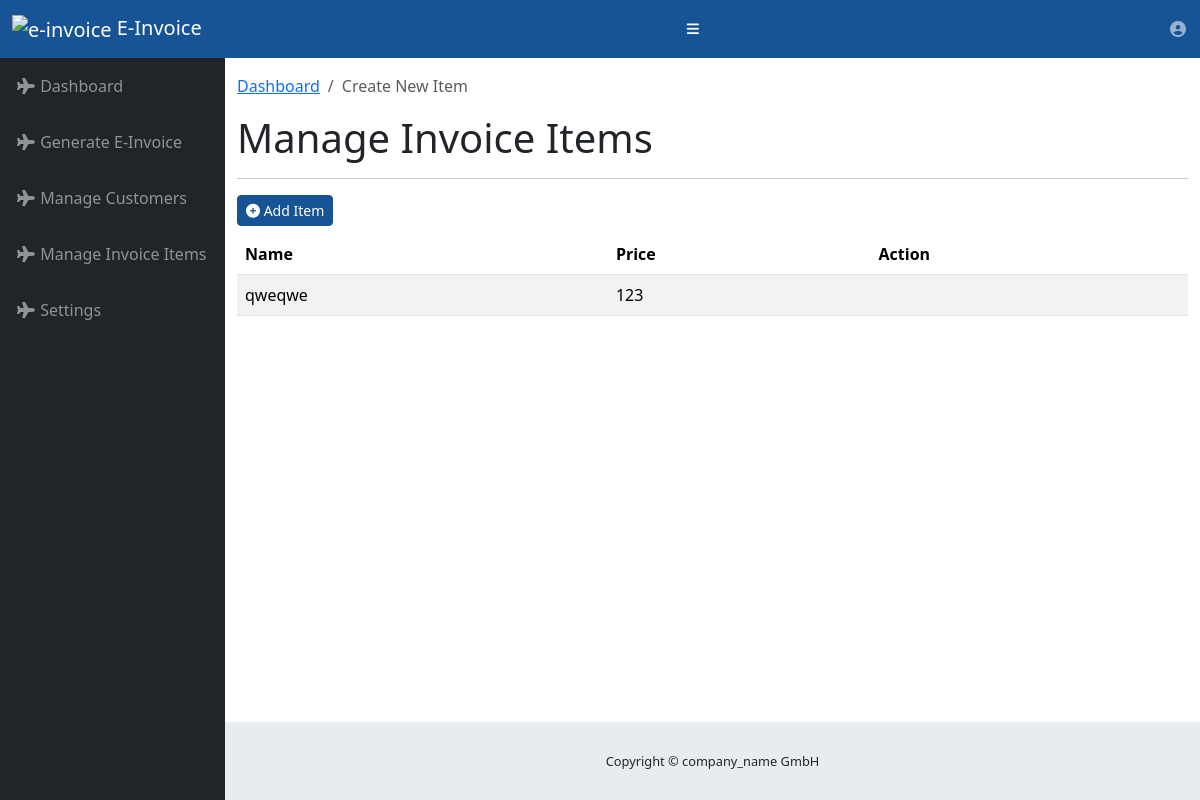
/manage_invoice_items (signed in), run on an earlier commit of the app's database.
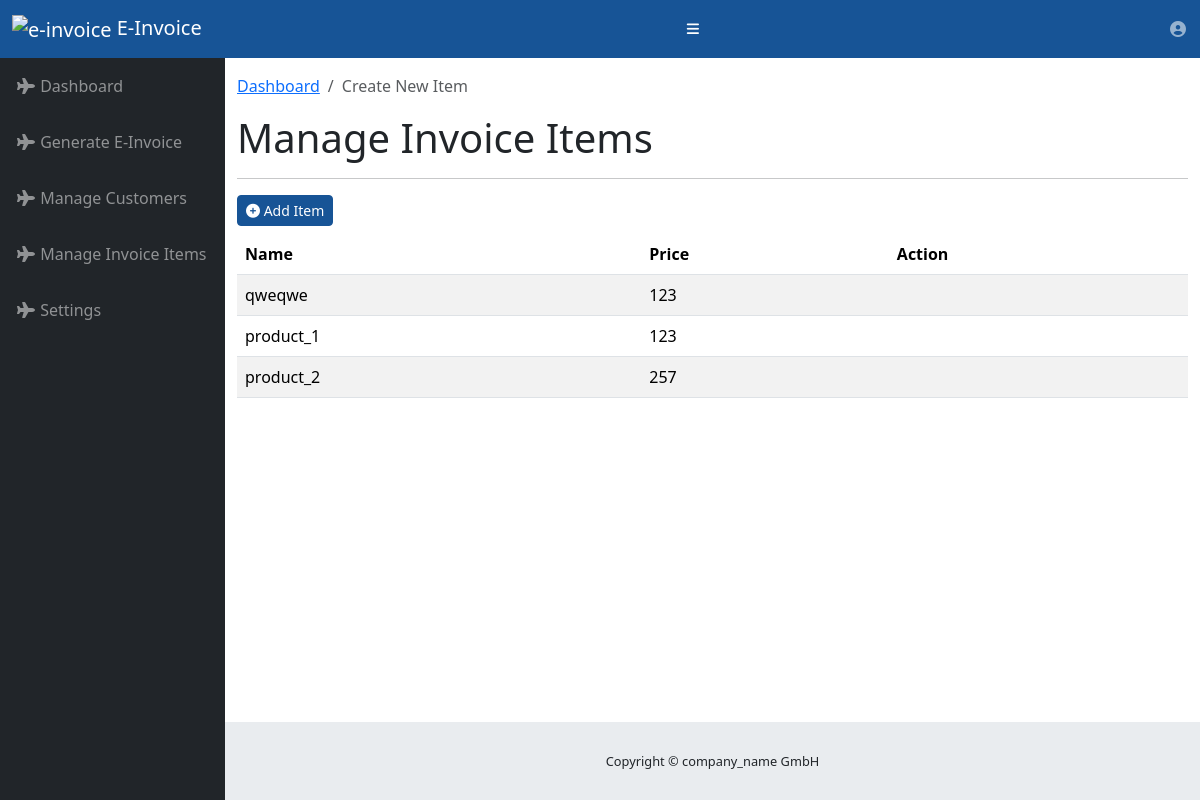
And on a later commit of the database.
### e_invoice.py (models this page shows)
class Products(db.Model):
    __tablename__ = 'products'
    id = db.Column(db.Integer, primary_key=True) # primary keys are required by SQLAlchemy
    name = db.Column(db.String(100), unique=True)
    price = db.Column(db.Float(100), nullable=False)

### e_invoice.py (the view)
@app.route('/manage_invoice_items', methods=['GET'])
@login_required
def manage_invoice_items():
    products = Products.query.all()
    return render_template("invoice_items.html", products = products)

### e_invoice.py (called while the page is built)
@login_manager.user_loader
def load_user(user_id):
    return Users.query.get(int(user_id))

### templates/invoice_items.html (shortened to what this page needs)
{% extends 'base.html' %}
{% block breadcrumb %}
  <li class="breadcrumb-item active">{% block title %}Create New Item{% endblock %}</li>
{% endblock %}
{% block content %}
  <h1>Manage Invoice Items</h1>
  <hr/>
  <button class="btn btn-sm btn-primary" data-toggle="modal" data-title="Add" data-target="#add-item" type="button">
    <i class="fa fa-plus-circle"></i>  Add Item
  </button>
  <div class="table-responsive mt-2">
    <table class="table table-striped">
      <thead>
        <tr>
          <th>Name</th>
          <th>Price</th>
          <th>Action</th>
        </tr>
      </thead>
      <tbody id="vacation-table-body">
      {% for product in products %}
        <tr>
          <td>{{ product.name }}</td>
          <td>{{ product.price }}</td>
          <td></td>
        </tr>
      {% endfor %}
      </tbody>
    </table>
  </div>
{% endblock %}

### templates/base.html (shortened to what this page needs)
<!DOCTYPE html>
<html lang="en">
  <head>
    <link href="{{ url_for('static',filename='vendor/bootstrap5/css/bootstrap.min.css') }}" rel="stylesheet">
    <link href="{{ url_for('static',filename='vendor/bootstrap-datepicker/css/bootstrap-datepicker3.min.css') }}" rel="stylesheet">
    <link href="{{ url_for('static',filename='vendor/fontawesome-free-6/css/all.min.css') }}" rel="stylesheet" type="text/css">
    <link href="{{ url_for('static',filename='css/sb-admin.css') }}" rel="stylesheet">
    <link href="{{ url_for('static',filename='css/custom.css') }}" rel="stylesheet">
    <link rel="stylesheet" href="https://cdn.jsdelivr.net/npm/bootstrap-select@1.13.14/dist/css/bootstrap-select.min.css">
  </head>
  <body id="page-top">
    <nav class="navbar navbar-dark bg-primary static-top">
      <div class="container-fluid" >
        <a class="navbar-brand" href="/">
          <img src="{{ url_for('static',filename='images/avatar_alpha.png') }}" style="height: 50px;" alt="e-invoice"/>
          E-Invoice
        </a>
        <button class="btn btn-link btn-sm text-white" id="sidebarToggle" href="#">
          <i class="fas fa-bars"></i>
        </button>
        <ul class="navbar-nav ml-auto ml-md-0">
          <li class="nav-item dropdown no-arrow">
            <a class="nav-link dropdown-toggle" href="#" id="userDropdown" data-toggle="dropdown">
              <i class="fas fa-user-circle fa-fw"></i>
            </a>
          </li>
        </ul>
      </div>
    </nav>
    <div id="wrapper">
      <ul class="sidebar navbar-nav">
        <li class="nav-item">
          <a class="nav-link" href="#">
            <i class="fas fa-fw fa-plane"></i>
            <span>Dashboard</span>
          </a>
        </li>
        <li class="nav-item">
          <a class="nav-link" href="{{ url_for('generate_invoice') }}">
            <i class="fas fa-fw fa-plane"></i>
            <span>Generate E-Invoice</span>
          </a>
        </li>
        <li class="nav-item">
          <a class="nav-link" href="{{ url_for('manage_customers') }}">
            <i class="fas fa-fw fa-plane"></i>
            <span>Manage Customers</span>
          </a>
        </li>
        <li class="nav-item">
          <a class="nav-link" href="{{ url_for('manage_invoice_items') }}">
            <i class="fas fa-fw fa-plane"></i>
            <span>Manage Invoice Items</span>
          </a>
        </li>
        <li class="nav-item">
          <a class="nav-link" href="#">
            <i class="fas fa-fw fa-plane"></i>
            <span>Settings</span>
          </a>
        </li>
      </ul>
      <div id="content-wrapper">
        <div class="container-fluid">
          <ol class="breadcrumb">
            <li class="breadcrumb-item">
              <a href="{{ url_for('index') }}">Dashboard</a>
            </li>
            {% block breadcrumb %}{% endblock %}
          </ol>
          {% block content %}{% endblock %}
        </div>
        <footer class="sticky-footer">
          <div class="container my-auto">
            <div class="copyright text-center my-auto">
              <span>Copyright © company_name GmbH</span>
            </div>
          </div>
        </footer>
      </div>
    </div>
  </body>
</html>

### static/css/sb-admin.css (style rules this page uses)
html { position: relative; min-height: 100%; }
body { height: 100%; }
#wrapper { display: -webkit-box; display: -ms-flexbox; display: flex; }
#wrapper #content-wrapper { overflow-x: hidden; width: 100%; padding-top: 1rem; padding-bottom: 80px; }
.navbar-nav .nav-item.dropdown .dropdown-toggle::after { width: 1rem; text-align: center; float: right; vertical-align: 0; border: 0; font-weight: 900; content: '\f105'; font-family: 'Font Awesome 5 Free'; }
.navbar-nav .nav-item.dropdown.no-arrow .dropdown-toggle::after { display: none; }
.sidebar { width: 90px !important; background-color: #212529; min-height: calc(100vh - 56px); }
.sidebar .nav-item:last-child { margin-bottom: 1rem; }
.sidebar .nav-item .nav-link { text-align: center; padding: 0.75rem 1rem; width: 90px; }
.sidebar .nav-item .nav-link span { font-size: 0.65rem; display: block; }
.sidebar .nav-item .nav-link { color: rgba(255, 255, 255, 0.5); }
@media (min-width: 768px) { .sidebar { width: 225px !important; } }
@media (min-width: 768px) { .sidebar .nav-item .nav-link { display: block; width: 100%; text-align: left; padding: 1rem; width: 225px; } }
@media (min-width: 768px) { .sidebar .nav-item .nav-link span { font-size: 1rem; display: inline; } }
:root { --input-padding-x: 0.75rem; --input-padding-y: 0.75rem; }
footer.sticky-footer { display: -webkit-box; display: -ms-flexbox; display: flex; position: absolute; right: 0; bottom: 0; width: calc(100% - 90px); height: 80px; background-color: #e9ecef; }
footer.sticky-footer .copyright { line-height: 1; font-size: 0.8rem; }
@media (min-width: 768px) { footer.sticky-footer { width: calc(100% - 225px); } }

### static/css/custom.css (style rules this page uses)
.bg-primary { background-color: #175496 !important; }
.btn-primary { color: #fff; background-color: #175496; border-color: #175496; }

What changed in the data, as far as the page shows it:
added Products: name "product_1", price "123"
added Products: name "product_2", price "257"
